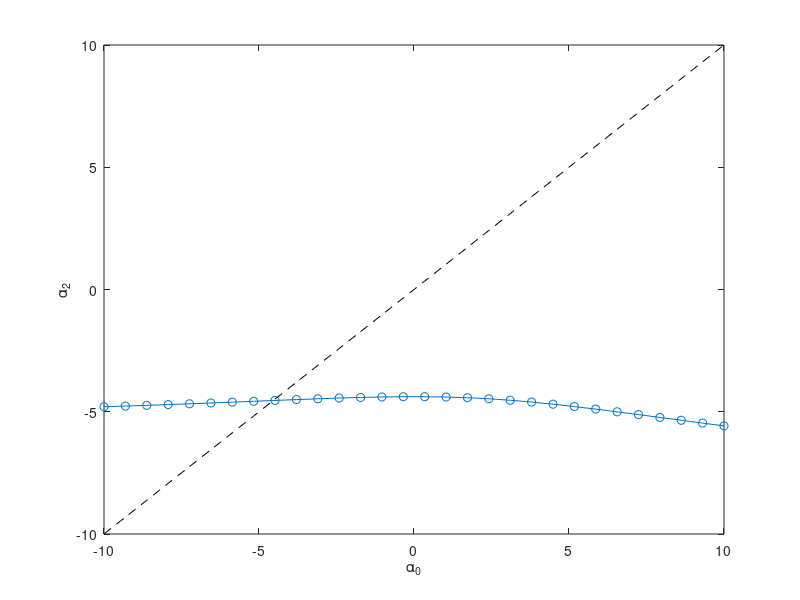

The MATLAB script that drew this image:
%finds alpha_0 and alpha_1/2 that yield oscillations

%fixed parameters
%params
eps = 0.5;
c = 10;
I = 0.01;
tau = 0.4;

%results in
K_V_ON = eps/2-I;
K_V_OFF = -eps/2-I;

%MAPS 1 and 2
alpha0andHalf = @(a0,ah) -(K_V_ON -c + tau.*ah)./(a0.*tau + K_V_OFF - c) + ...
    ((K_V_ON-c+ah)./(K_V_OFF-c+a0)).^tau;

alphaHalfand1 = @(ah, a1) -(-K_V_OFF + tau.*a1)./(ah.*tau + K_V_ON) + ...
    ((-K_V_OFF+a1)./(K_V_ON+ah)).^tau;

N = 30;
a0s = linspace(-10,10,N);
ahs = zeros(N,1);
ap1s = zeros(N,1);
a3hs = zeros(N,1);
ap2s = zeros(N,1);

for i=1:N
    ahs(i) = fzero(@(ah) alpha0andHalf(a0s(i), ah), [0, abs(K_V_ON - c)]);
    ap1s(i) = fzero(@(a1) alphaHalfand1(ahs(i), a1), [0,ahs(i)]);
    a3hs(i) = -fzero(@(a3h) alpha0andHalf(-ap1s(i), a3h),[0, abs(K_V_ON - c)]);
    ap2s(i) = -fzero(@(a2) alphaHalfand1(-a3hs(i), a2), [0, -a3hs(i)]);
end

figure(4); clf;
% plot(a0s, ahs, 'o'); hold on
% plot(a0s, ap1s, 'o'); hold on
% plot(a0s, a3hs, 'o'); hold on
plot(a0s, ap2s, 'o-'); hold on
plot(a0s, a0s, '--k');hold off
% legend('\alpha_{1/2}', '\alpha_{1}', 'y=x');
xlabel('\alpha_0'); ylabel('\alpha_2');

